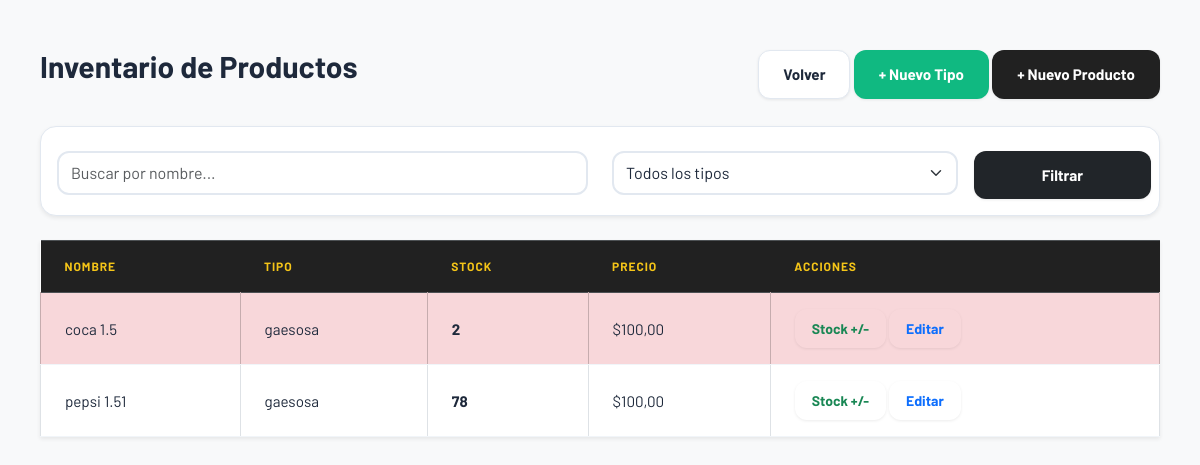
/productos/ (signed in), run on an earlier commit of the app's database.
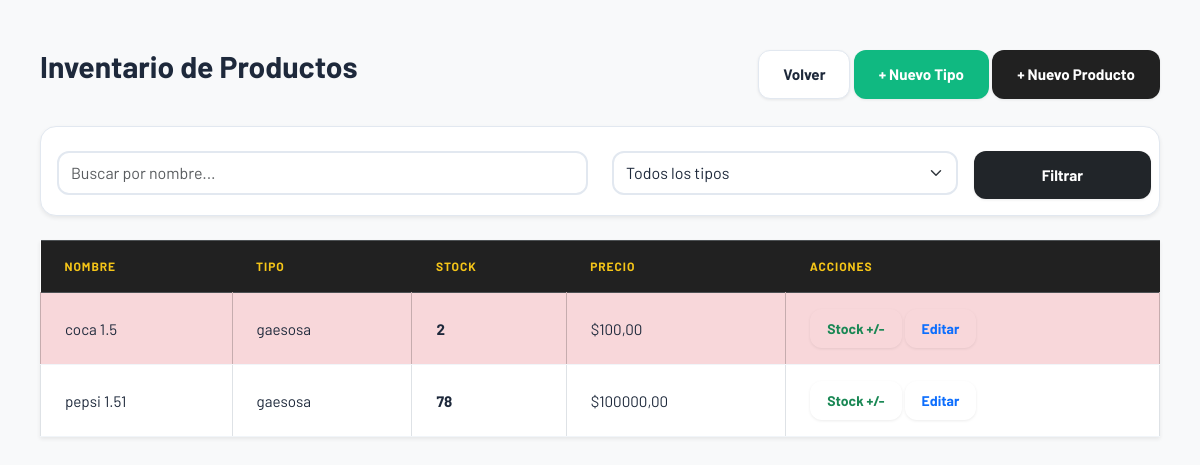
And on a later commit of the database.
### stock/models.py (models this page shows, shortened)
class Producto(models.Model):
    nombre = models.CharField(max_length=100)
    tipo = models.ForeignKey(TipoProducto, on_delete=models.CASCADE)
    cantidad = models.PositiveIntegerField(default=0)
    valor = models.DecimalField(max_digits=10, decimal_places=2)
    valor_compra = models.DecimalField(
        max_digits=10,
        decimal_places=2,
        verbose_name="Precio de Compra",
        default=0.00  # Valor por defecto
    )
    umbral_alerta = models.PositiveIntegerField(
        default=5,
        verbose_name="Stock Mínimo de Alerta"
    )
    fecha_modificacion = models.DateTimeField(auto_now=True)

class TipoProducto(models.Model):
    nombre = models.CharField(max_length=100, unique=True)

### stock/views.py (the view)
# urls.py: path('productos/', views.lista_productos, name='lista_productos'),
@login_required
def lista_productos(request):
    tipos = TipoProducto.objects.all()
    query_nombre = request.GET.get('nombre')
    query_tipo = request.GET.get('tipo')
    productos = Producto.objects.select_related('tipo').all()
    if query_nombre:
        productos = productos.filter(nombre__icontains=query_nombre)
    if query_tipo:
        productos = productos.filter(tipo_id=query_tipo)
    return render(request, 'lista_productos.html', {
        'productos': productos,
        'tipos': tipos,
        'query_nombre': query_nombre,
        'query_tipo': query_tipo,
    })

### stock/templates/lista_productos.html (shortened to what this page needs)
{% load static %}
<!DOCTYPE html>
<html lang="es">
<head>
    <link rel="stylesheet" href="{% static 'css/bootstrap.min.css' %}">
    <link rel="stylesheet" href="{% static 'css/style.css' %}">
</head>
<body class="bg-light">
<div class="container mt-4">
    <div class="d-flex justify-content-between align-items-center mb-4">
        <h2>Inventario de Productos</h2>
        <div>
            <a href="{% url 'home' %}" class="btn btn-secondary">Volver</a>
            {% if user.is_superuser or user.perfilusuario.tipo == "administrativo" %}
                <a href="{% url 'crear_tipo' %}" class="btn btn-success">+ Nuevo Tipo</a>
                <a href="{% url 'crear_producto' %}" class="btn btn-primary">+ Nuevo Producto</a>
            {% endif %}
        </div>
    </div>
    <div class="card p-3 mb-4 shadow-sm">
        <form method="GET" class="row g-2">
            <div class="col-md-6">
                <input type="text" name="nombre" class="form-control"
                       placeholder="Buscar por nombre..."
                       value="{{ query_nombre|default:'' }}">
            </div>
            <div class="col-md-4">
                <select name="tipo" class="form-select">
                    <option value="">Todos los tipos</option>
                </select>
            </div>
            <div class="col-md-2">
                <button type="submit" class="btn btn-dark w-100">Filtrar</button>
            </div>
        </form>
    </div>
    <table class="table table-bordered bg-white shadow-sm">
        <thead class="table-dark">
            <tr>
                <th>Nombre</th>
                <th>Tipo</th>
                <th>Stock</th>
                <th>Precio</th>
                {% if user.is_superuser or user.perfilusuario.tipo == "administrativo" %}
                    <th>Acciones</th>
                {% endif %}
            </tr>
        </thead>
        <tbody>
            {% for p in productos %}
            <tr {% if p.cantidad < p.umbral_alerta %}class="table-danger"{% endif %}>
                <td>{{ p.nombre }}</td>
                <td>{{ p.tipo.nombre }}</td>
                <td><strong>{{ p.cantidad }}</strong></td>
                <td>${{ p.valor }}</td>
                {% if user.is_superuser or user.perfilusuario.tipo == "administrativo" %}
                <td>
                    <a href="{% url 'actualizar_stock' p.id %}"
                       class="btn btn-sm btn-outline-success">
                        Stock +/-
                    </a>
                    <a href="{% url 'editar_producto' p.id %}"
                       class="btn btn-sm btn-outline-primary">
                        Editar
                    </a>
                </td>
                {% endif %}
            </tr>
            {% empty %}
            <tr>
                <td colspan="5" class="text-center text-muted">
                    No hay productos registrados
                </td>
            </tr>
            {% endfor %}
        </tbody>
    </table>
</div>
</body>
</html>

What changed in the data, as far as the page shows it:
changed Producto "pepsi 1.51": valor "100,00" → "100000,00"
